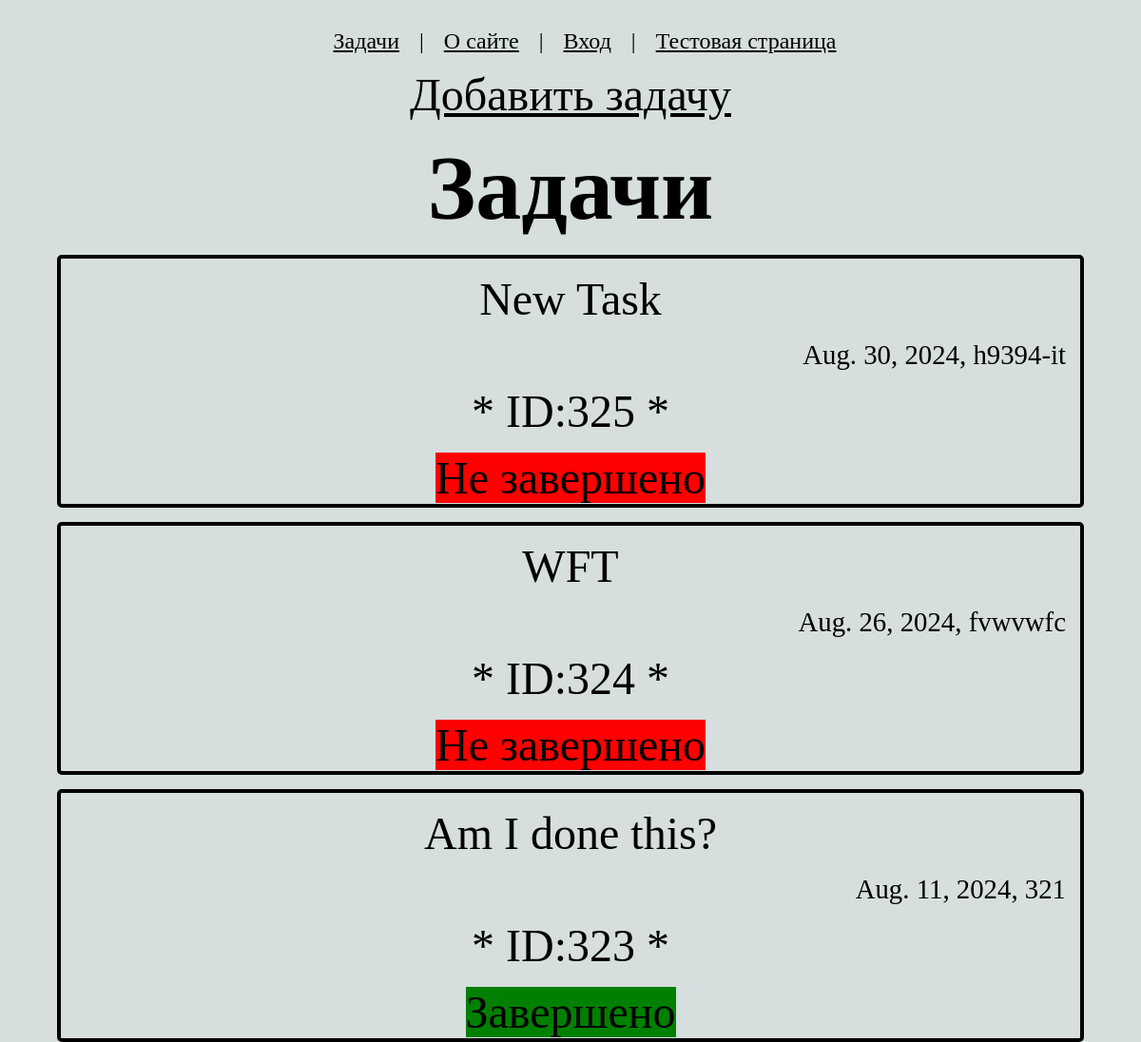
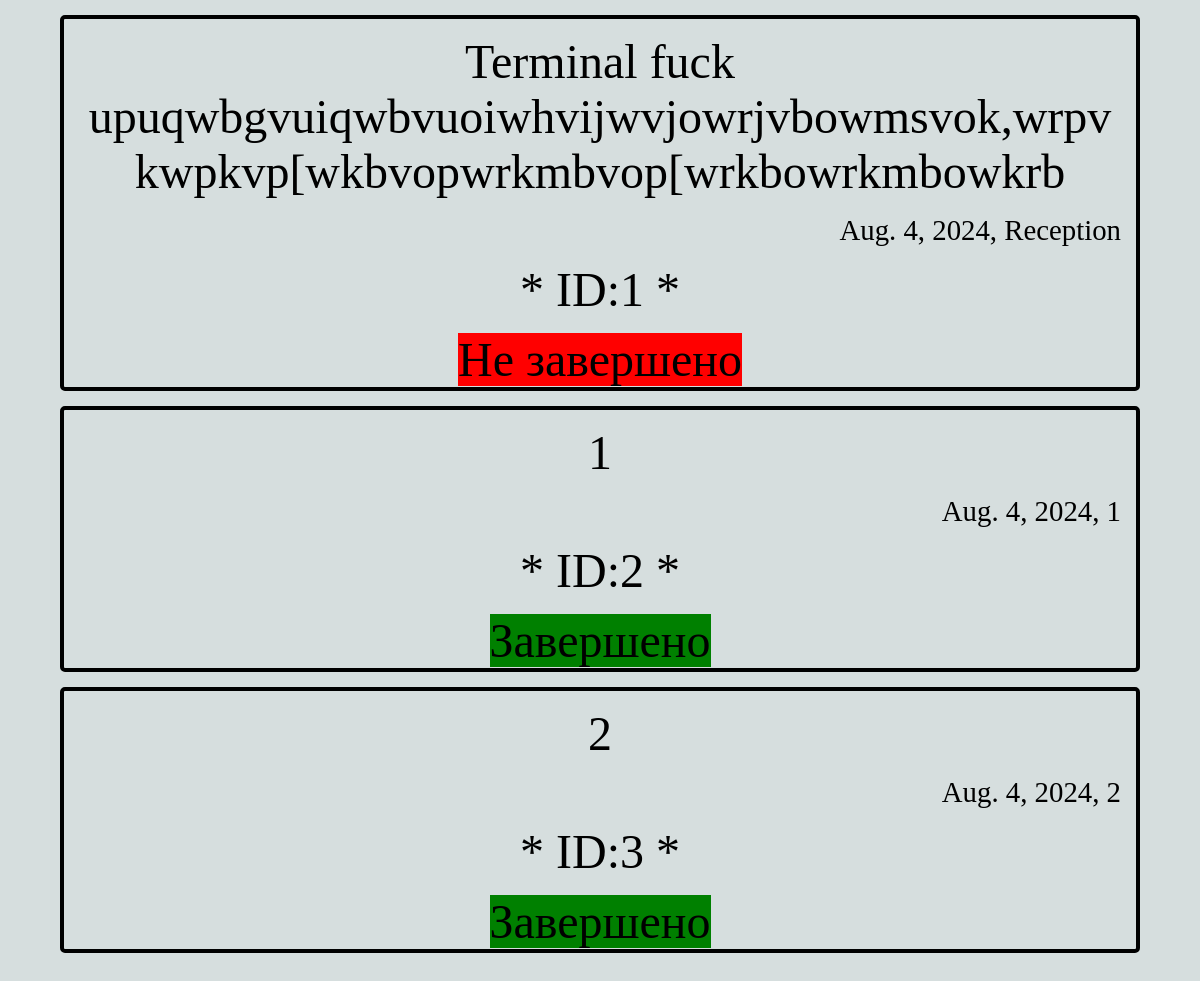
/tiket/tiket_list/, run on an earlier commit of the app's database (2 pictures, top to bottom).
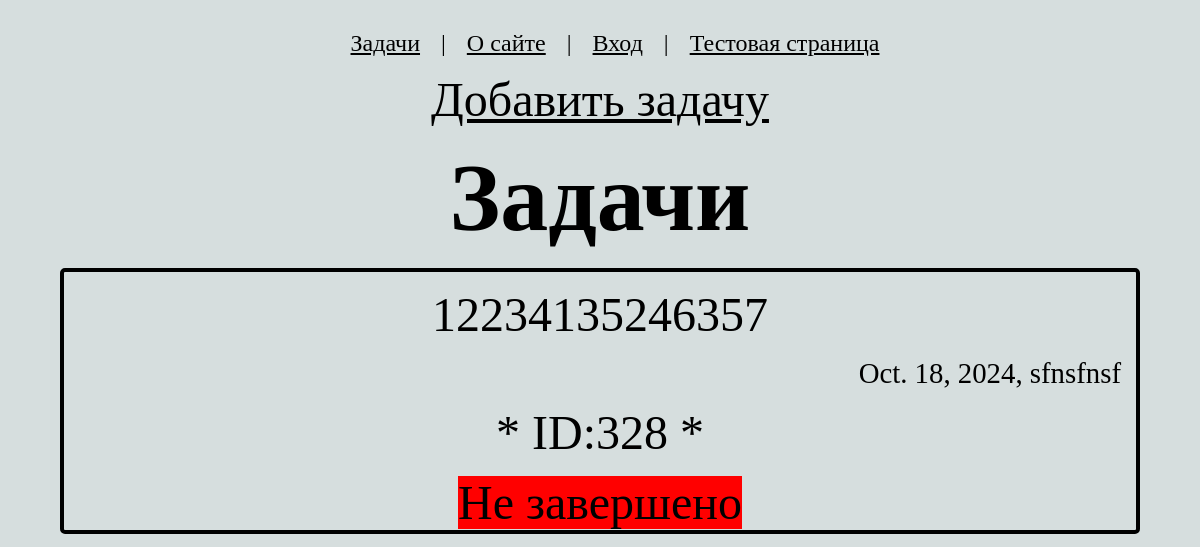
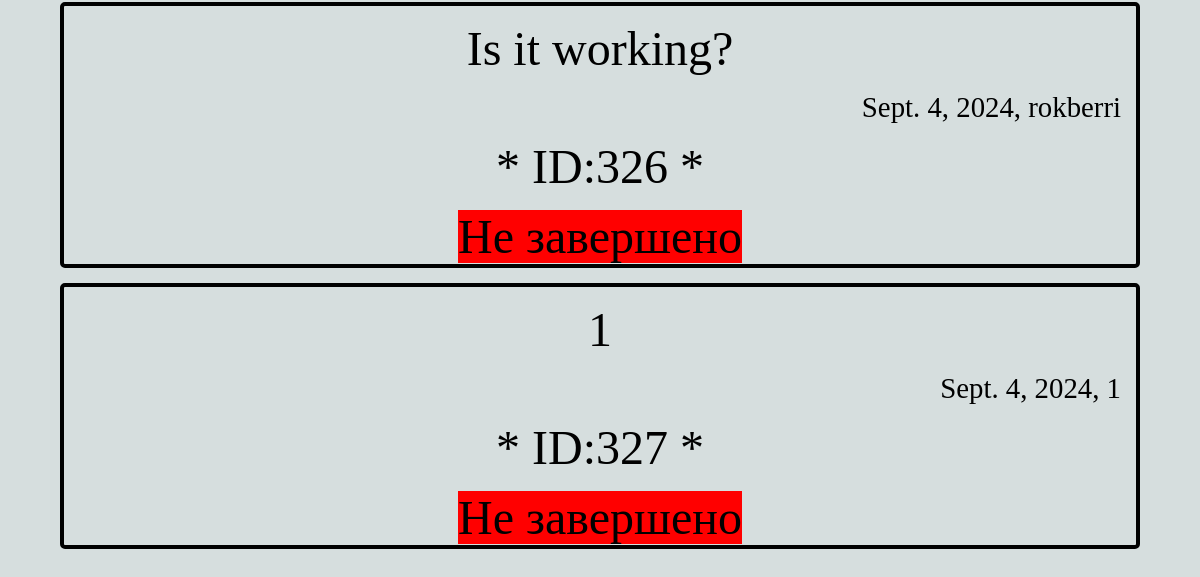
And on a later commit of the database (2 pictures, top to bottom).
### tiket/models.py (models this page shows, shortened)
class Tiket(models.Model):
    owner = models.TextField()
    body = models.TextField()
    status = models.BooleanField(default=False)
    date = models.DateField(auto_now_add=True)

### tiket/views.py (the view)
# urls.py: path('tiket_list/', views.tikets_list, name='list'),
def tikets_list(request):
    tikets = Tiket.objects.all().order_by('-date')
    return render(request, 'tiket/tiket_list.html', {'tikets': tikets})

### tiket/templates/tiket/tiket_list.html (shortened to what this page needs)
{% extends "layout.html" %}
{% block content %}
    <a href="{% url 'tiket:create_ticket' %}">Добавить задачу</a>
    <h1>Задачи</h1>
    {% for tiket in tikets %}
        <div class="tiket">
            <p>
                {{ tiket.body}}
            </p>
            <p class="signature">
                {{ tiket.date}}, {{ tiket.owner}}
            </p>
            <p>
                *
                ID:{{ tiket.id }}
                *
            </p>
            {% if request.user.is_authenticated %}
                {% if tiket.status %}
                    <span class="complete">Завершено</span>
                    <a href="{% url 'tiket:update' ticket_id=tiket.id %}"> START </a>
                {% else %}
                    <span class="incomplete" >Не завершено</span>
                    <a href="{% url 'tiket:update' ticket_id=tiket.id %}"> END </a>
                {% endif %}
            {% else %}
                {% if tiket.status %}
                    <span class="complete">Завершено</span>
                {% else %}
                    <span class="incomplete" >Не завершено</span>
                {% endif %}
            {% endif %}
        </div>
    {% endfor %}
{% endblock content %}

### templates/layout.html (shortened to what this page needs)
<!DOCTYPE html>
{% load static %}
<html lang="en">
<head>
    <link rel="stylesheet" href="{% static 'css/style.css' %}">
</head>
<body>
    <nav>
        <a href="{% url 'tiket:list' %}">Задачи</a> |
        <a href="{% url 'info' %}">О сайте</a> |
        <a href="{% url 'user:login' %}">Вход</a> |
        <a href="{% url 'tiket:test' %}">Тестовая страница</a>
    </nav>
    <main>
        {% block content %}
        {% endblock content %}
    </main>
</body>
</html>

### static/css/style.css (style rules this page uses)
* { box-sizing: border-box; background-color: rgb(214, 222, 222); color: black; margin: 15px; text-align: center; }
nav { position: top; top: 0; left: 0; font-size: 24px; text-align: center; place-content: top; position: top; width: 100%; }
.tiket { text-align: center; border: 4px solid black; border-style: solid; border-radius: 5px; }
.signature { font-size: 60%; text-align: right; place-content: bottom; width: inherit; }
.incomplete { background-color: red; }
main { min-height: 75; place-content: center; font-size: 3rem; }
h1, p { overflow-wrap: break-word; text-align: center; }

What changed in the data, as far as the page shows it:
removed Tiket: body "New Task", date "Aug. 30, 2024", owner "h9394-it", id "325", status "Не завершено"
removed Tiket: body "WFT", date "Aug. 26, 2024", owner "fvwvwfc", id "324", status "Не завершено"
removed Tiket: body "Am I done this?", date "Aug. 11, 2024", owner "321", id "323", status "Завершено"
removed Tiket: body "Terminal fuck upuqwbgvuiqwbvuoiwhvijwvjowrjvbowmsvok,wrpvkwpkvp[wkbvopwrkmbvop[wrkbowrkmbowkrb", date "Aug. 4, 2024", owner "Reception", id "1", status "Не завершено"
removed Tiket: body "1", date "Aug. 4, 2024", owner "1", id "2", status "Завершено"
removed Tiket: body "2", date "Aug. 4, 2024", owner "2", id "3", status "Завершено"
added Tiket: body "12234135246357", date "Oct. 18, 2024", owner "sfnsfnsf", id "328", status "Не завершено"
added Tiket: body "Is it working?", date "Sept. 4, 2024", owner "rokberri", id "326", status "Не завершено"
added Tiket: body "1", date "Sept. 4, 2024", owner "1", id "327", status "Не завершено"
